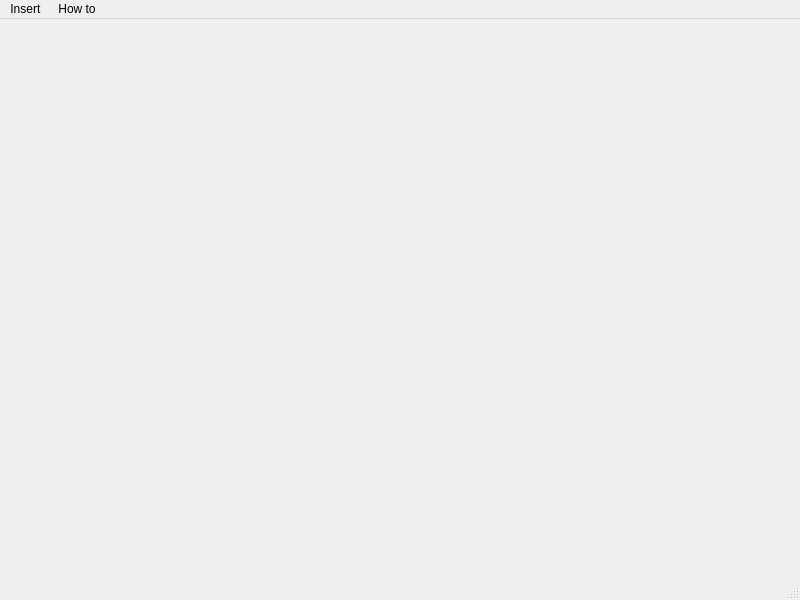
<?xml version="1.0" encoding="UTF-8"?>
<ui version="4.0">
 <class>MathematicalWindow</class>
 <widget class="QMainWindow" name="MathematicalWindow">
  <property name="geometry">
   <rect>
    <x>0</x>
    <y>0</y>
    <width>800</width>
    <height>600</height>
   </rect>
  </property>
  <property name="windowTitle">
   <string>MainWindow</string>
  </property>
  <widget class="QWidget" name="centralwidget">
   <widget class="QCustomPlot" name="widget" native="true">
    <property name="geometry">
     <rect>
      <x>10</x>
      <y>30</y>
      <width>691</width>
      <height>421</height>
     </rect>
    </property>
   </widget>
  </widget>
  <widget class="QMenuBar" name="menubar">
   <property name="geometry">
    <rect>
     <x>0</x>
     <y>0</y>
     <width>800</width>
     <height>21</height>
    </rect>
   </property>
   <widget class="QMenu" name="menuInsert">
    <property name="title">
     <string>Insert </string>
    </property>
    <addaction name="actionEquation"/>
    <addaction name="separator"/>
    <addaction name="actionPoint_s"/>
   </widget>
   <widget class="QMenu" name="menuHow_to">
    <property name="title">
     <string>How to</string>
    </property>
    <addaction name="actionInstructions"/>
    <addaction name="separator"/>
    <addaction name="actionAbout"/>
   </widget>
   <addaction name="menuInsert"/>
   <addaction name="menuHow_to"/>
  </widget>
  <widget class="QStatusBar" name="statusbar"/>
  <action name="actionEquation">
   <property name="text">
    <string>Equation</string>
   </property>
  </action>
  <action name="actionPoint_s">
   <property name="text">
    <string>Point/s</string>
   </property>
  </action>
  <action name="actionInstructions">
   <property name="text">
    <string>Instructions</string>
   </property>
  </action>
  <action name="actionAbout">
   <property name="text">
    <string>About...</string>
   </property>
  </action>
 </widget>
 <customwidgets>
  <customwidget>
   <class>QCustomPlot</class>
   <extends>QWidget</extends>
   <header>qcustomplot.h</header>
   <container>1</container>
  </customwidget>
 </customwidgets>
 <resources/>
 <connections/>
</ui>
